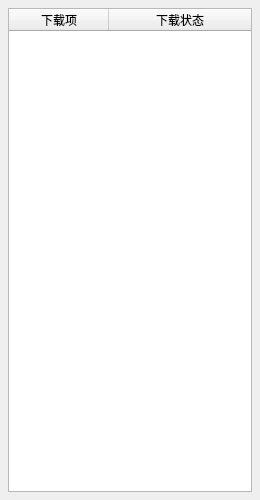
<?xml version="1.0" encoding="UTF-8"?>
<ui version="4.0">
 <class>show_download</class>
 <widget class="QMainWindow" name="show_download">
  <property name="windowModality">
   <enum>Qt::WindowModal</enum>
  </property>
  <property name="geometry">
   <rect>
    <x>0</x>
    <y>0</y>
    <width>260</width>
    <height>500</height>
   </rect>
  </property>
  <property name="windowTitle">
   <string>下载列表</string>
  </property>
  <widget class="QWidget" name="centralwidget">
   <property name="font">
    <font>
     <family>Microsoft YaHei UI</family>
    </font>
   </property>
   <property name="contextMenuPolicy">
    <enum>Qt::NoContextMenu</enum>
   </property>
   <layout class="QVBoxLayout" name="verticalLayout">
    <property name="leftMargin">
     <number>8</number>
    </property>
    <property name="topMargin">
     <number>8</number>
    </property>
    <property name="rightMargin">
     <number>8</number>
    </property>
    <property name="bottomMargin">
     <number>8</number>
    </property>
    <item>
     <widget class="QTableWidget" name="tw_downloading">
      <property name="editTriggers">
       <set>QAbstractItemView::NoEditTriggers</set>
      </property>
      <property name="selectionMode">
       <enum>QAbstractItemView::NoSelection</enum>
      </property>
      <property name="selectionBehavior">
       <enum>QAbstractItemView::SelectRows</enum>
      </property>
      <property name="cornerButtonEnabled">
       <bool>false</bool>
      </property>
      <attribute name="horizontalHeaderHighlightSections">
       <bool>false</bool>
      </attribute>
      <attribute name="horizontalHeaderStretchLastSection">
       <bool>true</bool>
      </attribute>
      <attribute name="verticalHeaderHighlightSections">
       <bool>false</bool>
      </attribute>
      <column>
       <property name="text">
        <string>下载项</string>
       </property>
      </column>
      <column>
       <property name="text">
        <string>下载状态</string>
       </property>
      </column>
     </widget>
    </item>
   </layout>
  </widget>
 </widget>
 <resources/>
 <connections/>
</ui>
